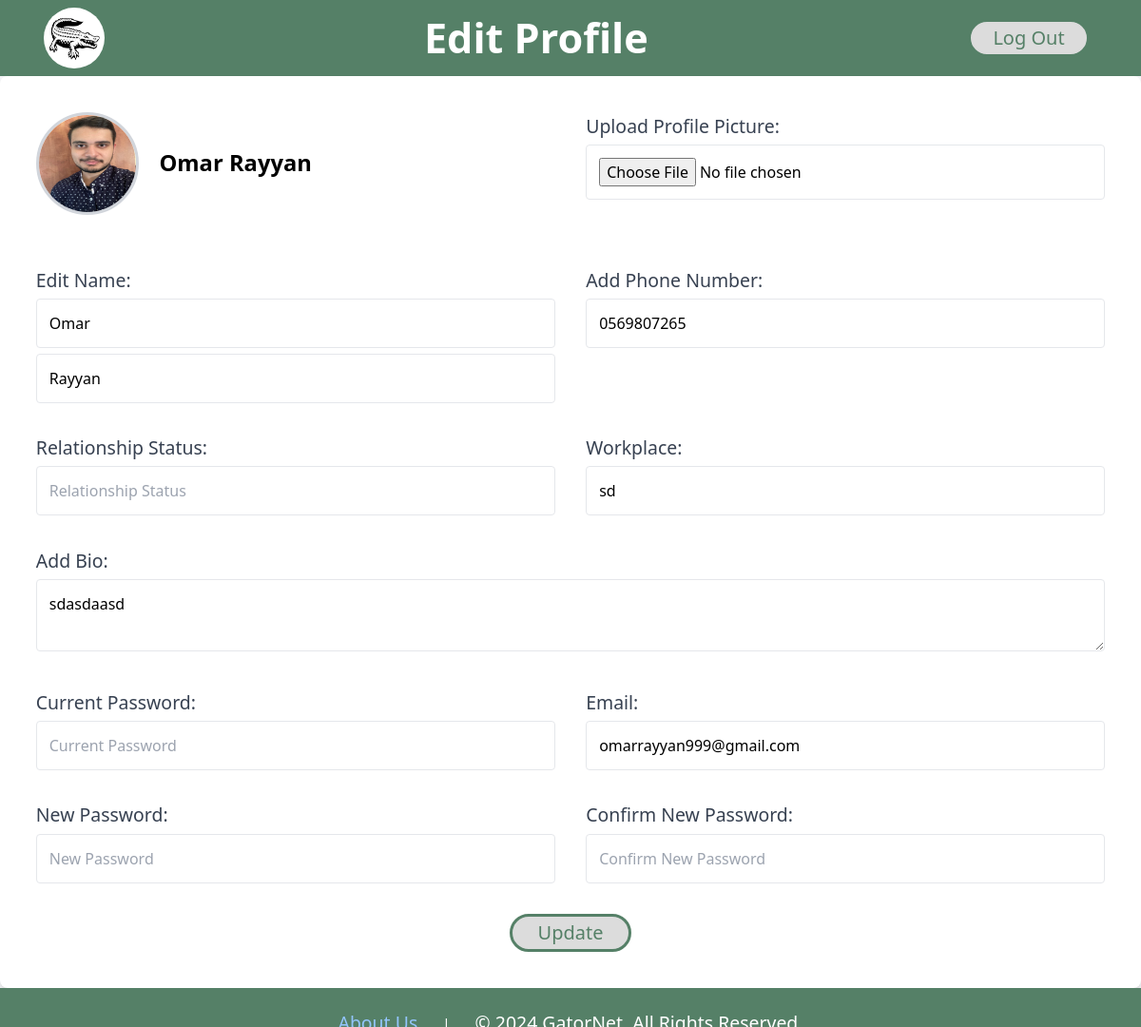
Page /social/edit_profile (signed in) on the committed database.
### users_app/models.py (models this page shows, shortened)
class User(models.Model):
    first_name = models.CharField(max_length=45)
    last_name = models.CharField(max_length=45)
    profile_picture = models.ImageField(upload_to='profile_pics/', default='profile_pics/default.jpg')
    email = models.CharField(max_length=255)
    password = models.CharField(max_length=255)
    date_of_birth = models.DateField()
    gender = models.CharField(max_length=45)
    last_activity = models.DateTimeField(default=datetime.now)
    created_at = models.DateTimeField(auto_now_add=True)
    updated_at = models.DateTimeField(auto_now=True)
    objects = UserManager()
    def full_name(self):
        return f"{self.first_name} {self.last_name}"

### social_app/models.py (models this page shows)
class PersonalDetails(models.Model):
    user = models.ForeignKey(User, on_delete=models.CASCADE, related_name="personal_details")
    bio = models.TextField()
    location = models.TextField()
    workplace = models.TextField()
    phone_number = models.TextField()
    relationship_status = models.TextField()
    created_at = models.DateTimeField(auto_now_add=True)
    updated_at = models.DateTimeField(auto_now=True)
    objects = PersonalDetailsManager()

### social_app/views.py (the view)
# urls.py: path('edit_profile', views.view_edit_profile_page, name='view_edit_profile_page'),
def view_edit_profile_page(request):
    if not 'user_id' in request.session:
        messages.error(request, 'You must first login.', extra_tags='login')
        return redirect('/')
    user = User.objects.get_user(int(request.session['user_id']))
    personal_detials = PersonalDetails.objects.get(user=user)
    friends = Friendship.objects.get_user_friends(user)
    context = {
        'user': user,
        'friends': friends,
        'personal_details': personal_detials,
    }
    return render(request, 'edit_profile.html', context)

### social_app/models.py (called while the page is built)
    def get_user_friends(self, user):
        friendships = Friendship.objects.filter(friend_1=user) | Friendship.objects.filter(friend_2=user)
        friends = []
        for friendship in friendships:
            if friendship.friend_1 != user:
                friends.append(friendship.friend_1)
            if friendship.friend_2 != user:
                friends.append(friendship.friend_2)
        friends = list(set(friends))
        return friends

### users_app/models.py (called while the page is built)
    def get_user(self, id):
        return User.objects.get(id=id)

### social_app/templates/edit_profile.html (shortened to what this page needs)
<!DOCTYPE html>
<html lang="en">
<head>
    {% load static %}
    <script src="https://cdn.tailwindcss.com"></script>
    <link rel="stylesheet" href="{% static 'css/style.css' %}" />
</head>
<body class="bg-gray-100 min-h-screen flex flex-col">
    <header class="bg-green-700 p-[2vh] flex items-center" id="navbar">
        <div class="rounded-full flex items-center justify-center">
            <a href="{% url 'home' %}">
                <img src="{% static 'img/logo.png' %}" id="logo" class="h-[6vh] w-[6vh]" alt="Logo">
            </a>
        </div>
        <h1 class="text-white text-[4vh] ml-auto font-bold">Edit Profile</h1>
        <div class="ml-auto">
            <a href="{% url 'logout' %}"><button class="text-white px-[2vh] py-[0vh] mr-[3vh]" id="button">Log Out</button></a>
        </div>
    </header>
    <main class="flex flex-grow">
        <div class="w-[150vh] mx-auto bg-white shadow-md rounded-lg p-[3.5vh]">
        <form action='{% url "edit_profile" %}' method="post" class="grid grid-cols-2 gap-[3vh]" enctype="multipart/form-data">
            <div class="flex items-center mb-[2vh]">
                <div class="relative">
                    <img src="{% if user.profile_picture.url %} {{ user.profile_picture.url }} {% else %} {% static 'imgs/default-profile.png' %} {% endif %}" alt="Profile" class="h-[10vh] w-[10vh] rounded-full border-[0.3vh] border-gray-300">
                </div>
                <h2 class="text-[2.2vh] font-bold ml-[2vh]">{{ user.full_name }}</h2>
            </div>
            <div>
                <label class="block text-gray-700 font-medium text-[1.8vh]">Upload Profile Picture:</label>
                <input type="file" name="profile_pic" accept="image/*" class="w-full p-[1.2vh] mt-[0.5vh] border rounded" />
            </div>
            <div>
                <label class="block text-gray-700 font-medium text-[1.8vh]">Edit Name:</label>
                <input type="text" placeholder="First Name" class="w-full p-[1.2vh] mt-[0.5vh] border rounded" name='first_name' value="{{ user.first_name }}">
                <input type="text" placeholder="Last Name" class="w-full p-[1.2vh] mt-[0.5vh] border rounded" name='last_name' value="{{ user.last_name }}">
            </div>
            <div>
                <label class="block text-gray-700 font-medium text-[1.8vh]">Add Phone Number:</label>
                <input type="text" placeholder="Phone Number" class="w-full p-[1.2vh] mt-[0.5vh] border rounded" name="phone_number" value="{{ personal_details.phone_number }}">
            </div>
            <div>
                <label class="block text-gray-700 font-medium text-[1.8vh]">Relationship Status:</label>
                <input type="text" placeholder="Relationship Status" class="w-full p-[1.2vh] mt-[0.5vh] border rounded" name="relationship_status" value="{{ personal_details.relationship_status }}">
            </div>
            <div>
                <label class="block text-gray-700 font-medium text-[1.8vh]">Workplace:</label>
                <input type="text" placeholder="Workplace" class="w-full p-[1.2vh] mt-[0.5vh] border rounded" name="workplace" value="{{ personal_details.workplace }}">
            </div>
            <div class="col-span-2">
                <label class="block text-gray-700 font-medium text-[1.8vh]">Add Bio:</label>
                <textarea placeholder="Add a short bio" class="w-full p-[1.2vh] mt-[0.5vh] border rounded" name="bio">{{ personal_details.bio }}</textarea>
            </div>
            <div>
                <label class="block text-gray-700 font-medium text-[1.8vh]">Current Password:</label>
                <input type="password" placeholder="Current Password" class="w-full p-[1.2vh] mt-[0.5vh] border rounded" name="current_password">
            </div>
            <div>
                <label class="block text-gray-700 font-medium text-[1.8vh]">Email:</label>
                <input type="email" placeholder="Email" class="w-full p-[1.2vh] mt-[0.5vh] border rounded" name="email" value="{{ user.email }}">
            </div>
            <div>
                <label class="block text-gray-700 font-medium text-[1.8vh]">New Password:</label>
                <input type="password" placeholder="New Password" class="w-full p-[1.2vh] mt-[0.5vh] border rounded" name="new_password">
            </div>
            <div>
                <label class="block text-gray-700 font-medium text-[1.8vh]">Confirm New Password:</label>
                <input type="password" placeholder="Confirm New Password" class="w-full p-[1.2vh] mt-[0.5vh] border rounded" name="confirm_new_password">
            </div>
            <div id="updatebuttondiv" class="col-span-2">
                <button class="text-white px-[2vh] py-[0vh]" id="button">Update</button>
            </div>
        </form>
    </div>
    </main>
    <footer class="bg-green-700 text-white text-center py-[2vh]" id="bottomPage">
        <div class="space-x-[2vh]">
            <a href="#" class="text-blue-300 hover:underline text-[1.8vh]">About Us</a>
            <span>|</span>
            <span class="text-[1.8vh]">&copy; 2024 GatorNet. All Rights Reserved.</span>
        </div>
    </footer>
</body>
</html>

### users_app/static/css/style.css (style rules this page uses)
#navbar { background-color: #558067; height: 10vh; }
#logo { width: 8vh; height: 8vh; border-radius: 50%; margin: 0 0 0 3vh; }
#button { background-color: rgb(220, 220, 220); color: #558067; border: #558067 solid 0.4vh; font-size: 2.5vh; border-radius: 80vh; height: 5vh; width: 16vh; }
#updatebuttondiv { text-align: center; }
#bottomPage { background-color: #558067; font-size: 2vh; }

### rows in the picture
User: profile_picture (picture), full_name "Omar Rayyan", first_name "Omar", last_name "Rayyan", email "omarrayyan999@gmail.com"
PersonalDetails: phone_number "0569807265", workplace "sd", bio "sdasdaasd"
